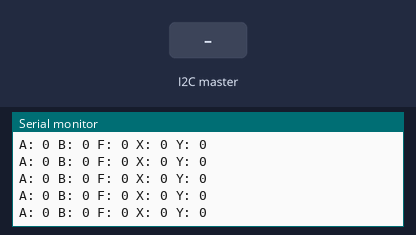
Bench run of a sketch on a simulated Arduino Uno, built with avr-gcc and run on an emulated ATmega328P. On the bench: the last lines printed to the serial monitor. The test bench sets the inputs (shaded band).

Above: at 1.2 s.
1.3 s: the I2C master sends the byte 1
At 1.46 s:
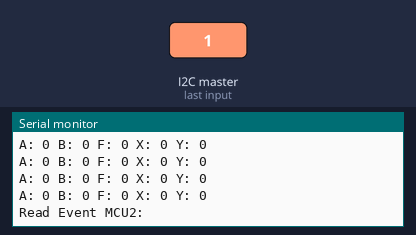
2.8 s: the I2C master sends the byte 2
At 3.19 s:
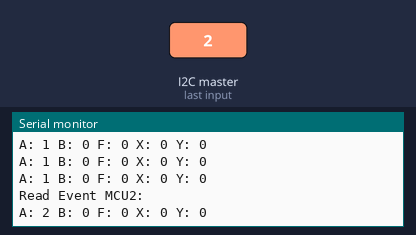
Timing chart, 0 to 5.8 s (numbered marks = the images above; inputs shaded):
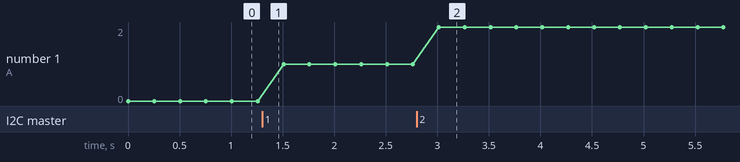

The sketch:

I2C-Slave2.ino
```cpp
// (licence header left out)
#include <Arduino.h>
#include <Wire.h>

#include "Timer.h"
#include "TypeConv.h"
//
#define I2C_ADDRESS_MOTORS 0x16

using namespace csjc;

// GLOBAL variables
uint8_t dataWX[7];
uint8_t dataRX[7];
int cntBytes = 7;
Timer timer;
TypeConv typeConv;

// PROTOTYPES
void receiveReadEvent(int byteCount);
void requestWriteEvent();

void Debug(uint8_t data[], int size)
{
  // I2C Address
  Serial.print("A: ");
  Serial.print((int)data[0]);
  // Button State
  Serial.print(" B: ");
  Serial.print((int)data[1]);
  // FSM State
  Serial.print(" F: ");
  Serial.print((int)data[2]);
  // xDigital
  int x = (int)typeConv.BytesToWord(data[3], data[4]);
  Serial.print(" X: ");
  Serial.print(x);
  // yDigital
  int y = (int)typeConv.BytesToWord(data[5], data[6]);
  Serial.print(" Y: ");
  Serial.println(y);
}

void setup() {
  Serial.begin(115200);
  while (!Serial) {}

  // Wire-I2C-Setup
  Wire.begin(I2C_ADDRESS_MOTORS);
  // Call back event
  Wire.onReceive(receiveReadEvent);
  Wire.onRequest(requestWriteEvent);

  //
  timer = Timer();
  //
  typeConv = TypeConv();
  //
  dataWX[0] = (uint8_t)I2C_ADDRESS_MOTORS;
}

void updateJoystick(int xDigital, int yDigital)
{
  // Note: Joystick is used only for data...
  Debug(dataRX, 7);
}

void updateADC()
{
  int xDigital = typeConv.BytesToWord(dataRX[3], dataRX[4]);
  int yDigital = typeConv.BytesToWord(dataRX[5], dataRX[6]);

  updateJoystick(xDigital, yDigital);
}

void loop() {
  // Timer
  if (timer.isTimer(250))
  {
    // FSM - NOT USED
    // ADC
    updateADC();
  }
}

// Motors MCU-2 ----------------- working
// Joystick used only for testing data
void receiveReadEvent(int byteCount)
{
  int cnt = 0;
  Serial.println("Read Event MCU2: ");

  while (Wire.available() > 0) {
    dataRX[cnt] = Wire.read();
    // Serial.print(cnt);
    // Serial.print(": ");
    // Serial.println(dataRX[cnt]);
    cnt++;
  }
  cntBytes = cnt;
}

// NOT USED ----------------------------
void requestWriteEvent() {
  int cnt = 0;
  Serial.println("Write Event MCU2..");
  while (cnt < cntBytes)
  {
    // Serial.print(cnt);
    // Serial.print(": ");
    // Serial.println(dataWX[cnt]);
    Wire.write(dataWX[cnt]);
    cnt++;
  }
}
```

Bitwise.h
```cpp
// (licence header left out)
#ifndef Numerics_Bitwise_h
#define Numerics_Bitwise_h

#include <Arduino.h>

namespace csjc
{
    template <typename integer>
    class Bitwise
    {
    private:
        // Private Properties
        integer b_bits;
        integer b_maxSize;
        integer b_numberOfBits;
        // Private Methods
        integer b_powerOfTwo(integer bitNumber);
        integer b_sumPowerOfTwo(integer bitNumber);

    public:
        // Constructor
        Bitwise();

        // Public Methods - Bit Numbers 0, 1, 2, 3, 4, etc.
        // Bit Numbers
        void SetBitNumber(integer bitNumber);
        bool IsBitNumberSet(integer bitNumber);
        bool IsBitNumberSetToBitsValue(integer bitNumber, integer bitsValue);
        integer GetBitNumber();
        void ClearBitNumber(integer bitNumber);
        // Bits Value
        void SetBitsValue(integer);
        integer GetBitsValue();
        void ClearAllBits();
        integer ReverseBits(integer bitsValue);
        String PrintBinaryBits(bool leadingTextFlag = true);
    };

    template <typename integer>
    Bitwise<integer>::Bitwise()
    {
        // Used in for loops
        b_numberOfBits = (sizeof(integer) * (integer)8);
        // MINUS-ONE: assuming programmer might use a signed-integer.
        b_maxSize = b_sumPowerOfTwo(b_numberOfBits - (integer)1);
        b_bits = (integer)0;

        // DEBUG
        // Serial.print("number of bits: ");
        // Serial.print(b_numberOfBits);
        // Serial.print(" max size: ");
        // Serial.println(b_maxSize);
    }

    template <typename integer>
    integer Bitwise<integer>::b_powerOfTwo(integer bitNumber)
    {
        integer value = (integer)1;
        if (bitNumber >= (integer)0 && bitNumber < b_numberOfBits)
        {
            if (bitNumber == (integer)0)
                return value;

            for (int i = 0; i < (int)bitNumber; i++)
            {
                value *= (integer)2;
            }
        }
        else
        {
#ifdef _ARDUINO_
            Serial.println("Error - bitNumber size");
#else
#endif
        }
        return value;
    }

    template <typename integer>
    integer Bitwise<integer>::b_sumPowerOfTwo(integer bitNumber)
    {
        integer sum = (integer)0;
        for (int poT = 0; poT < (int)bitNumber; poT++)
        {
            sum += b_powerOfTwo(poT);
        }
        return sum;
    }

    template <typename integer>
    void Bitwise<integer>::SetBitNumber(integer bitNumber)
    {
        b_bits |= b_powerOfTwo(bitNumber);
    }

    template <typename integer>
    bool Bitwise<integer>::IsBitNumberSet(integer bitNumber)
    {
        if ((b_bits & b_powerOfTwo(bitNumber)) != 0)
            return true;

        return false;
    }

    template <typename integer>
    bool Bitwise<integer>::IsBitNumberSetToBitsValue(integer bitNumber, integer bitsValue)
    {
        if ((bitsValue & b_powerOfTwo(bitNumber)) != 0)
            return true;

        return false;
    }

    template <typename integer>
    integer Bitwise<integer>::GetBitNumber()
    {
        // bit-numbers: 0, 1, 2, 3,  ... 13, 14, 15.
        if (b_bits > (integer)0 && b_bits < b_maxSize)
        {
            for (int bitNumber = 0; bitNumber < (int)b_numberOfBits; bitNumber++)
            {
                // GET FIRST BIT-NUMBER OF BITS
                // If there is more than one bit number,
                // use string or array to capture all bit numbers
                if (IsBitNumberSet((integer)bitNumber))
                    return (integer)bitNumber;
            }
        }
        else
        {
            Serial.println("Error - no such bit number");
        }
        return (integer)-1;
    }

    template <typename integer>
    void Bitwise<integer>::ClearBitNumber(integer bitNumber)
    {
        b_bits &= ~b_powerOfTwo(bitNumber);
    }

    template <typename integer>
    void Bitwise<integer>::SetBitsValue(integer bitsValue)
    {
        b_bits = bitsValue;
    }

    template <typename integer>
    integer Bitwise<integer>::GetBitsValue()
    {
        return (integer)b_bits;
    }

    template <typename integer>
    void Bitwise<integer>::ClearAllBits()
    {
        b_bits = (integer)0;
    }

    template <typename integer>
    integer Bitwise<integer>::ReverseBits(integer bitsValue)
    {
        int numBits = sizeof(bitsValue) * 8;
        integer bitsVal = bitsValue;
        integer result = (integer)0;
        for (int i = 0; i < numBits; i++)
        {
            // Shift result left by 1
            result <<= 1;
            // Set the least significant bit of result
            // to the least significant bit of bitsVal.
            result |= (bitsVal & 1);
            // Shift bitsVal right by 1
            bitsVal >>= 1;
        }

        return result;
    }

    template <typename integer>
    String Bitwise<integer>::PrintBinaryBits(bool leadingTextFlag)
    {
        String str = "";
        if (leadingTextFlag)
            str = "bits:";
        // Count backwards
        for (int bitNumber = (int)b_numberOfBits - 1; bitNumber >= 0; bitNumber--)
        {
            // Insert Space-Char after every 4th digit
            if (((bitNumber + (integer)1) % (integer)4) == (integer)0)
                str += ' ';

            // Insert binary digit
            if (IsBitNumberSet(bitNumber))
                str += '1';
            else
                str += '0';
        }
        return str;
    }
}
#endif
```

MiscMath.h
```cpp
// (licence header left out)
#ifndef Numerics_MiscMath_h
#define Numerics_MiscMath_h

#include "Arduino.h"

namespace csjc
{
    enum Plane2D
    {
        XY = 1,
        XZ,
        YZ
    };

    // FUNCTION-TEMPLATES

    template <typename real>
    real Square(real value)
    {
        return value * value;
    }

    template <typename real>
    real AngleRadian(real a, real b)
    {
        // Division by zero requires no check
        // QuadI (refAngle)
        real refAngle = atan((double)b / (double)a);
        // QuadII
        if (a < (real)0 && b >= (real)0)
        {
            refAngle = (real)PI + refAngle;
        }
        // QuadIII
        if (a < (real)0 && b < (real)0)
        {
            refAngle = (real)PI + refAngle;
        }
        // QuadIV
        if (a >= (real)0 && b < (real)0)
        {
            refAngle = (real)2.0 * (real)PI + refAngle;
        }

        return refAngle;
    }

    template <typename real>
    real Angle2Radian(real a, real b)
    {
        // Division by zero requires no check when using Mathf
        // Quad I & II (refAngle)
        real refAngle = atan2((double)b, (double)a);
        // Quad III & IV
        if (b < (real)0)
        {
            refAngle = refAngle + (real)2.0 * (real)PI;
        }

        return refAngle;
    }

    /*
    template <typename real>
    void DirectionComponents(real angleRadian, real &x, real &y, real &z, Plane2D plane2D)
    {
        Vector3<real> vector = DirectionVector(angleRadian, plane2D);
        x = vector.x();
        y = vector.y();
        z = vector.z();
    }
    */

    /*
    template <typename real>
    Vector3<real> DirectionVector(real angleRadian, Plane2D plane2D)
    {

        real a = cos(angleRadian);
        real b = sin(angleRadian);
        real x = (real)0;
        real y = (real)0;
        real z = (real)0;
        switch (plane2D)
        {
        case XY:
            x = a; // X
            y = b; // Y
            break;
        case XZ:
            x = a; // X
            z = b; // Z
            break;
        case YZ:
            y = a; // Y
            z = b; // Z
            break;
        default:
            x = a; // X
            y = b; // Y
            break;
        }
        Vector3<real> vector(x, y, z);
        return vector;
    }
    */

    // See also LinearMap.h
    template <typename real>
    real Map(real x, real x1, real x2, real y1, real y2)
    {
        // Assume linear functions
        // m = (y2 - y1)/(x2 - x1)
        // (y - y1) = m(x - x1)
        return (y2 - y1) * (x - x1) / (x2 - x1) + y1;
    }

    template <typename T>
    T absT(T val)
    {
        T zero = (T)0;
        if (val < zero)
            val *= (T)-1;
        return val;
    }
}

#endif /* Numerics_Misc_h */
```

Timer.h
```cpp
// (licence header left out)
#ifndef Numerics_Timer_h
#define Numerics_Timer_h

#include <Arduino.h>

namespace csjc
{
    class Timer
    {
    private:
        // Private Properties
        long t_currentTime;
        long t_elapsedTime;
        long t_deltaTime;

    public:
        // Constructors
        Timer();
        ~Timer() = default;

        // Methods
        void resetTimer();
        float DeltaTimeSeconds();
        boolean isTimer(long incrementedTime_ms);
    };

    Timer::Timer()
    {
        t_elapsedTime = 0;
    }

    void Timer::resetTimer()
    {
        t_elapsedTime = -1;
    }

    float Timer::DeltaTimeSeconds()
    {
        // Period (T) in seconds
        return (float)t_deltaTime * 0.0010;
    }

    // ALWAYS: Use isTimer(milliseconds) inside void loop() function
    boolean Timer::isTimer(long incrementedTime_ms)
    {
        t_currentTime = millis();
        if (t_elapsedTime == -1)
        {
            t_elapsedTime = t_currentTime + incrementedTime_ms;
        }
        else if (t_currentTime > t_elapsedTime)
        {
            t_elapsedTime = t_currentTime + incrementedTime_ms;
            // DeltaTime at incremmentedTime
            t_deltaTime = t_elapsedTime - t_currentTime;
            return true;
        }
        return false;
    }
}
#endif
```

TypeConv.h
```cpp
// (licence header left out)
#ifndef Type_Conversion_h
#define Type_Conversion_h

#include "Bitwise.h"
#include "MiscMath.h"

using namespace std;

// Carpenter Software - Jesse Carpenter
namespace csjc
{
    class TypeConv
    {
    private:
        // total of 5-bytes for serial data
        // contains sign (+/-)
        // int8_t _exponent; USE b_byte4
        // Scientific (Arduino test atof)
        // contains sign (+/-)
        // int32_t _mantissa; USE b_dWordIN & b_dWordOUT

        //
        Bitwise<uint32_t> _bitwise;

        // AVR-LSB Word Order bit15, bit14, ... , bit1, bit0.
        // Long 4 -------------------
        uint32_t b_dWordIN;
        uint32_t b_dWordOUT;
        // Int 2 -------------------
        uint16_t b_wordIN;
        uint16_t b_wordOUT;
        // Bytes -------------------
        uint8_t b_byte4;
        uint8_t b_byte3;
        uint8_t b_byte2;
        uint8_t b_byte1;
        uint8_t b_byte0;
        // Bytes
        // uint8_t b_byteHi; USE b_byte1
        // uint8_t b_byteLo; USE b_byte0

        // Private Methods
        void b_setHiByte();
        void b_setLoByte();
        void b_glue2Bytes();
        uint16_t b_fGlue2Bytes(uint8_t hi, uint8_t lo);
        //
        void b_setByte4();
        void b_setByte3();
        void b_setByte2();
        void b_setByte1();
        void b_setByte0();
        void b_glue4Bytes();
        uint32_t b_fGlue4Bytes(uint8_t b3, uint8_t b2, uint8_t b1, uint8_t b0);

        // other
        float _inputValue;
        float _bytesToFloat();
        void _floatToBytes();

    public:
        // Constructor
        TypeConv();
        ~TypeConv() = default;

        // Public Methods
        void WordTo2Bytes(uint16_t word);
        void DWordTo4Bytes(uint32_t dWord);
        uint8_t GetHiByte();
        uint8_t GetLoByte();
        uint16_t GetWord();
        uint32_t GetDWord();
        uint16_t BytesToWord();
        uint32_t BytesToDWord();
        uint16_t BytesToWord(uint8_t hi, uint8_t lo);
        uint32_t BytesToDWord(uint8_t b3, uint8_t b2,
                              uint8_t b1, uint8_t b0);

        // NEW Methods
        uint8_t GetByte3();
        uint8_t GetByte2();
        uint8_t GetByte1();
        uint8_t GetByte0();
        void dWordTo4Bytes(uint32_t dWord);
        void FloatTo5Bytes(float inputValue);
    };

    TypeConv::TypeConv()
    {
        _bitwise = Bitwise<uint32_t>();
    }

    void TypeConv::WordTo2Bytes(uint16_t uint16)
    {
        b_wordIN = uint16;
        b_setHiByte();
        b_setLoByte();
    }

    void TypeConv::DWordTo4Bytes(uint32_t dWord)
    {
        b_dWordIN = dWord;
        b_setByte3();
        b_setByte2();
        b_setByte1();
        b_setByte0();
    }

    uint8_t TypeConv::GetHiByte()
    {
        // return b_byteHi;
        return b_byte1;
    }

    uint8_t TypeConv::GetLoByte()
    {
        // return b_byteLo;
        return b_byte0;
    }

    uint16_t TypeConv::GetWord()
    {
        return b_wordOUT;
    }

    uint32_t TypeConv::GetDWord()
    {
        return b_dWordOUT;
    }

    uint16_t TypeConv::BytesToWord()
    {
        b_glue2Bytes();
        return b_wordOUT;
    }

    uint32_t TypeConv::BytesToDWord()
    {
        b_glue4Bytes();
        return b_dWordOUT;
    }

    uint8_t TypeConv::GetByte3()
    {
        return b_byte3;
    }

    uint8_t TypeConv::GetByte2()
    {
        return b_byte2;
    }

    uint8_t TypeConv::GetByte1()
    {
        return b_byte1;
    }

    uint8_t TypeConv::GetByte0()
    {
        return b_byte0;
    }

    uint16_t TypeConv::BytesToWord(uint8_t hi, uint8_t lo)
    {
        return b_fGlue2Bytes(hi, lo);
    }

    uint32_t TypeConv::BytesToDWord(uint8_t b3, uint8_t b2,
                                    uint8_t b1, uint8_t b0)
    {
        return b_fGlue4Bytes(b3, b2, b1, b0);
    }

    void TypeConv::dWordTo4Bytes(uint32_t dWord)
    {
        b_dWordIN = dWord;
        b_setByte3();
        b_setByte2();
        b_setByte1();
        b_setByte0();
    }

    void TypeConv::FloatTo5Bytes(float inputValue)
    {
        _inputValue = inputValue;
        _floatToBytes();
    }

    void TypeConv::b_setHiByte()
    {
        // b_byteHi = (uint8_t)((b_wordIN >> 8) & 0xff);
        b_byte1 = (uint8_t)((b_wordIN >> 8) & 0xff);
    }

    void TypeConv::b_setLoByte()
    {
        // b_byteLo = (uint8_t)(b_wordIN & 0xff);
        b_byte0 = (uint8_t)(b_wordIN & 0xff);
    }

    void TypeConv::b_glue2Bytes()
    {
        // b_wordOUT = b_fGlue2Bytes(b_byteHi, b_byteLo);
        b_wordOUT = b_fGlue2Bytes(b_byte1, b_byte0);
    }

    void TypeConv::b_setByte3()
    {
        b_byte3 = (uint8_t)((b_dWordIN >> 24) & 0xff);
    }

    void TypeConv::b_setByte2()
    {
        b_byte2 = (uint8_t)((b_dWordIN >> 16) & 0xff);
    }

    void TypeConv::b_setByte1()
    {
        b_byte1 = (uint8_t)((b_dWordIN >> 8) & 0xff);
    }

    void TypeConv::b_setByte0()
    {
        b_byte0 = (uint8_t)(b_dWordIN & 0xff);
    }

    void TypeConv::b_glue4Bytes()
    {
        b_dWordOUT = b_fGlue4Bytes(b_byte3, b_byte2, b_byte1, b_byte0);
    }

    uint16_t TypeConv::b_fGlue2Bytes(uint8_t hi, uint8_t lo)
    {
        return ((((uint16_t)hi << 8) & (uint16_t)0xff00) | (uint16_t)lo);
    }

    uint32_t TypeConv::b_fGlue4Bytes(uint8_t b3, uint8_t b2, uint8_t b1, uint8_t b0)
    {
        return ((((uint32_t)b3 << 24) & (uint32_t)0xff000000) |
                (((uint32_t)b2 << 16) & (uint32_t)0x00ff0000) |
                (((uint32_t)b1 << 8) & (uint32_t)0x0000ff00) |
                (uint32_t)b0);
    }

    // namespace
}
#endif
```

Measured:
- after the input at 1.3 s, the serial monitor: prints a new line at once (image 1)
- after the input at 2.8 s, the serial monitor: prints a new line after 0.21 s (image 2)
- plotted number 1: 0 → 1 after the input at 1.3 s
